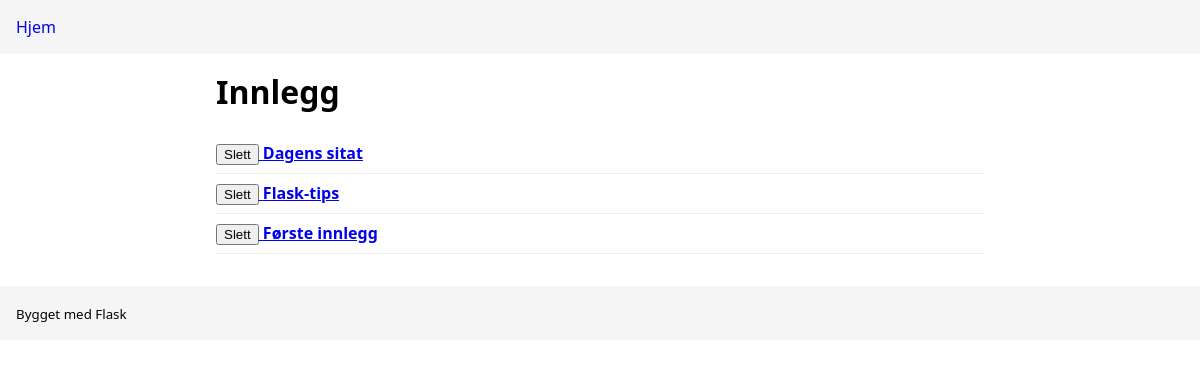
Before: / with the older database file.
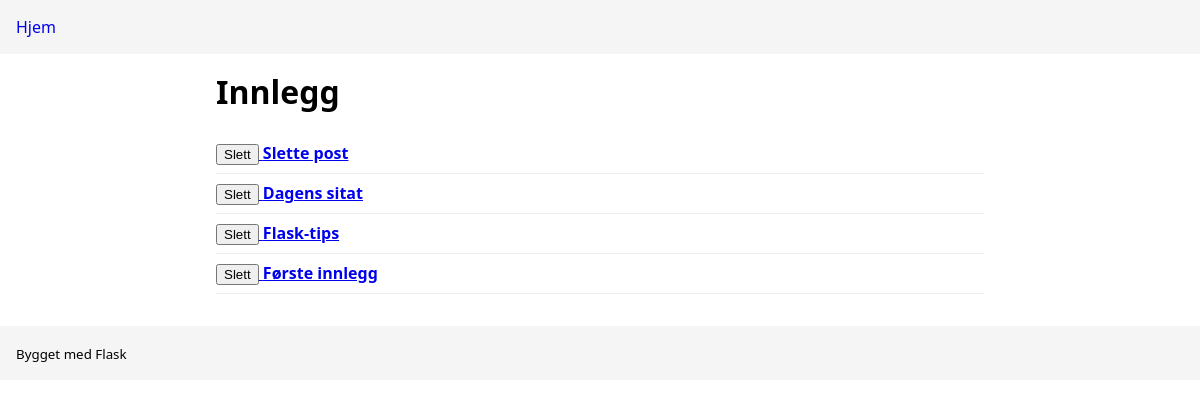
After: the same page with the newer database file.
### tables this page shows
CREATE TABLE posts(
    id INTEGER PRIMARY KEY AUTOINCREMENT,
    title TEXT NOT NULL,
    content TEXT NOT NULL
    );

### app.py (the view)
@app.route("/")
def hello():
    posts = fetch_all_posts()
    return render_template("index.html", posts=posts)

### app.py (called while the page is built)
def fetch_all_posts():
    with sqlite3.connect(DB_PATH) as con:
        con.row_factory = sqlite3.Row
        rows = con.execute(
            "SELECT id, title, content FROM posts ORDER BY id DESC;"
        ).fetchall()
        return [[r["id"], r["title"], r["content"]] for r in rows]

### templates/index.html
{% extends "base.html" %}
{% block content %}
  <h1>Innlegg</h1>
  <ul class ="posts">
    {% for post in posts %}
    <li>
      <a href="{{ url_for('post_detail', post_id=post[0]) }}">
      <button onclick="slett_post">Slett</button>
      <strong>{{ post[1] }}</strong>
      </a>
    </li>
    {% endfor %}
  </ul>
{% endblock %}

### templates/base.html (shortened to what this page needs)
<!doctype html>
<html lang="no">
  <head>
    <link rel="stylesheet" href="{{ url_for('static', filename='style.css') }}" />
  </head>
  <body>
    <header>
      <nav>
        <a href="{{ url_for('hello') }}">Hjem</a>
      </nav>
    </header>
    <main>
      {% block content %}{% endblock %}
    </main>
    <footer>
      <small>Bygget med Flask</small>
    </footer>
  </body>
</html>

### static/style.css (style rules this page uses)
* { box-sizing: border-box; }
body { font-family: system-ui, -apple-system, Segoe UI, Roboto, Arial, sans-serif; margin: 0; }
header, footer { background: #f5f5f5; padding: 1rem; }
main { max-width: 800px; margin: 0 auto; padding: 1rem; }
h1 { margin-top: 0; }
nav a { margin-right: .75rem; text-decoration: none; }
ul.posts { list-style: none; padding: 0; }
ul.posts li { padding: .5rem 0; border-bottom: 1px solid #eee; }

Changed rows visible on the page:
added posts: title "Slette post"
